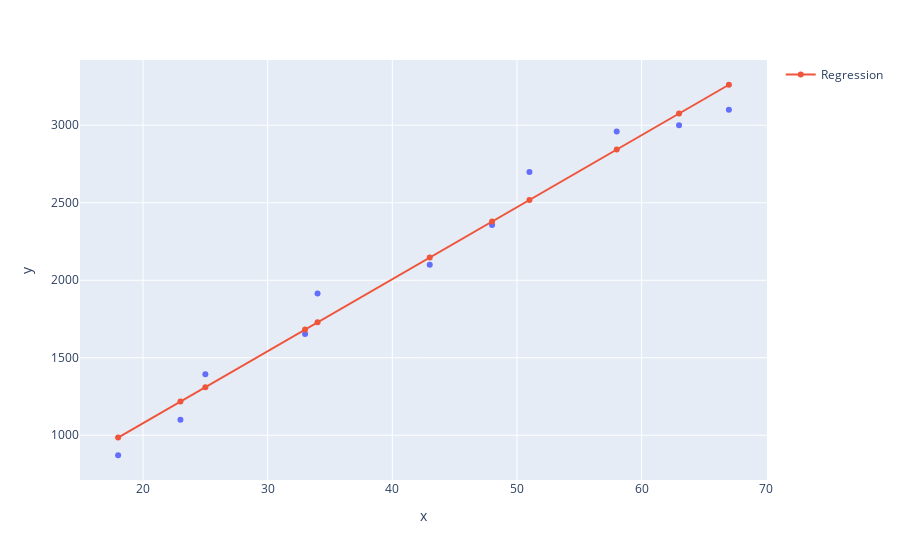

Notebook cell for this chart:
### Markdown cell above
### Gráfico com Plotly: Custo(R$) x Idade(anos)
Pontos azuis: dados reais  
Linha vermelha: Linha de Regressão

### Code cell
graphic = px.scatter(x = x.ravel(), y = y)
graphic.add_scatter(x = x.ravel(), y = prevision, name="Regression")
graphic.show()

### Figure 1 — Plotly figure (JSON) as saved in the notebook; plotly's stock layout.template omitted (floating-point values rounded to 4 significant figures)
{"data": [{"hovertemplate": "x=%{x}<br>y=%{y}<extra></extra>", "legendgroup": "", "marker": {"color": "#636efa", "symbol": "circle"}, "mode": "markers", "name": "", "orientation": "v", "showlegend": false, "type": "scatter", "x": [18, 23, 25, 33, 34, 43, 48, 51, 58, 63, 67], "xaxis": "x", "y": [871, 1100, 1393, 1654, 1915, 2100, 2356, 2698, 2959, 3000, 3100], "yaxis": "y"}, {"name": "Regression", "type": "scatter", "x": [18, 23, 25, 33, 34, 43, 48, 51, 58, 63, 67], "y": [985.2, 1217.0, 1310.0, 1682.0, 1728.0, 2146.0, 2379.0, 2518.0, 2843.0, 3075.0, 3261.0]}], "layout": {"legend": {"tracegroupgap": 0}, "margin": {"t": 60}, "xaxis": {"anchor": "y", "domain": [0, 1], "title": {"text": "x"}}, "yaxis": {"anchor": "x", "domain": [0, 1], "title": {"text": "y"}}}}
